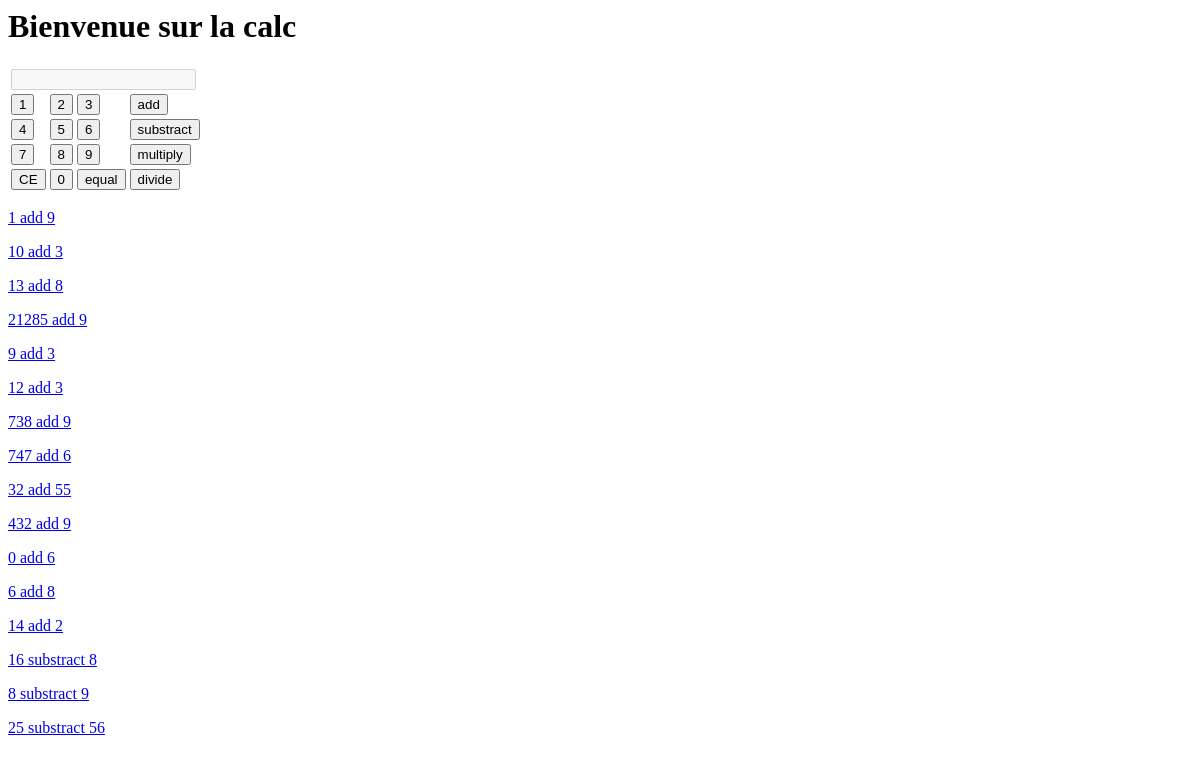
Page /core/calcul/ on the earlier database version.
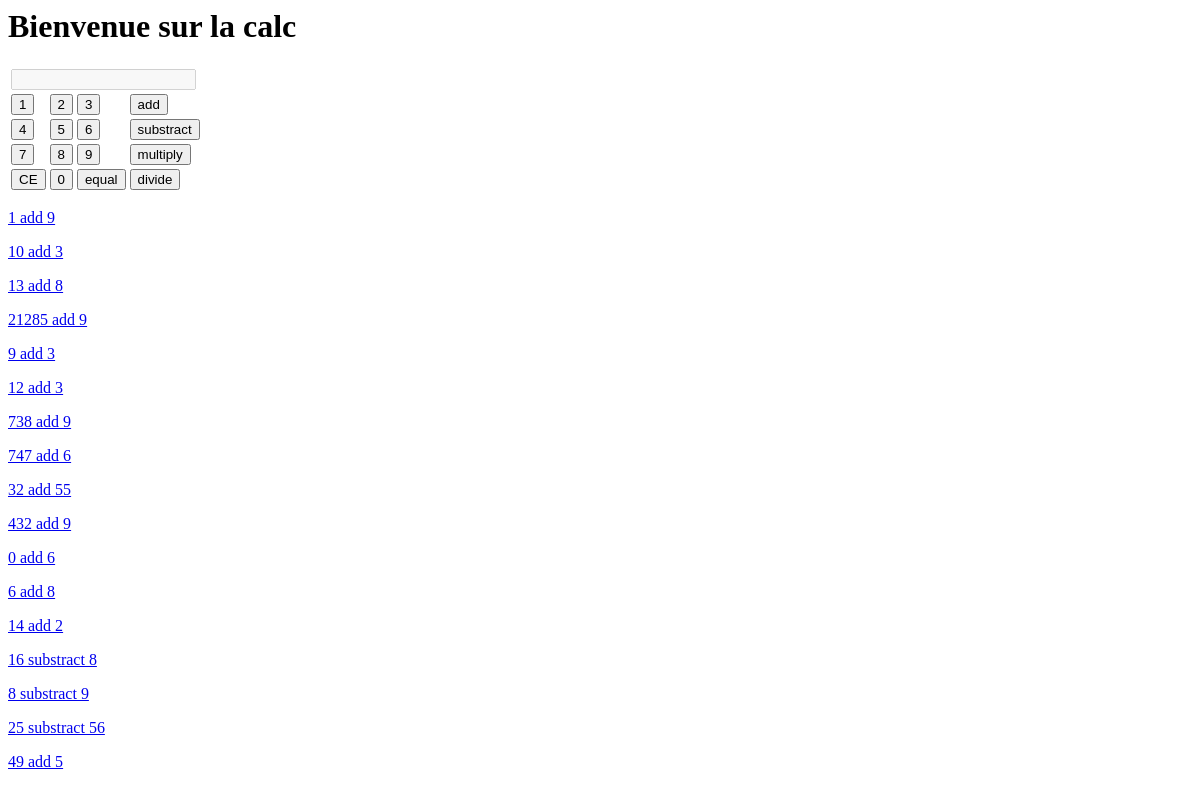
Same page on the later database version.
### core/models.py (models this page shows)
class equation(models.Model):
    chiffre1 = models.CharField(max_length=100)
    operation = models.CharField(max_length=100)
    chiffre2 = models.CharField(max_length=100)
    date = models.DateTimeField(default=timezone.now, verbose_name="Date de parution")
    class Meta:
        ordering = ['date']
    def __str__(self):
    	return self.chiffre1 + " " + self.operation + " " + self.chiffre2

### core/views.py (the view, shortened to what this page needs)
# urls.py: path('core/', include('core.urls')),
def core(request):
	i = "0"
	if request.session.get('tutu') == "":
		print("tutu")
	if request.POST.get('operate') ==  "0":
		i="0"
		setNum(request, "0")
	if request.POST.get('operate') ==  "1":
		i="1"
		setNum(request, "1")
	if request.POST.get('operate') ==  "2":
		i="2"
		setNum(request,"2")
	if request.POST.get('operate') ==  "3":
		i="3"
		setNum(request,"3")
	if request.POST.get('operate') ==  "4":
		i="4"
		setNum(request,"4")
	if request.POST.get('operate') ==  "5":
		i="5"
		setNum(request,"5")
	if request.POST.get('operate') ==  "6":
		i="6"
		setNum(request,"6")
	if request.POST.get('operate') ==  "7":
		i="7"
		setNum(request,"7")
	if request.POST.get('operate') ==  "8":
		i="8"
		setNum(request,"8")
	if request.POST.get('operate') ==  "9":
		i="9"
		setNum(request,"9")
	if request.POST.get('operate') ==  "CE":
		i="CE"
		CE(request)
	number1 = request.session.get('number1',"");
	operation1 = request.session.get('operation1',"");
	if operation1 == "add" : operation1 = "+"
	if operation1 == "substract" : operation1 = "-"
	if operation1 == "divide" : operation1 = "/"
	if operation1 == "multiply" : operation1 = "x"
	number2 = request.session.get('number2',"");
	equations = equation.objects.all()
	return render(request, 'core/core.html', locals())

### core/templates/core/core.html (shortened to what this page needs)
<h1>Bienvenue sur la calc</h1>
<form action="{% url 'core' %}" method="post">
    <table>
    	<tr>
    		<td colspan="4">
    			<input type="text" name="" disabled="disabled" value="{{number1}}{{operation1}}{{number2}}">
			</td>
    	</tr>
    	<tr>
			<td><input type="submit" value="1" name="operate" /></td>
			<td><input type="submit" value="2" name="operate" /></td>
			<td><input type="submit" value="3" name="operate" /></td>
			<td><input type="submit" value="add" name="operate" /></td>
    	</tr>
    	<tr>
			<td><input type="submit" value="4" name="operate" /></td>
			<td><input type="submit" value="5" name="operate" /></td>
			<td><input type="submit" value="6" name="operate" /></td>
			<td><input type="submit" value="substract" name="operate" /></td>
    	</tr>
    	<tr>
			<td><input type="submit" value="7" name="operate" /></td>
			<td><input type="submit" value="8" name="operate" /></td>
			<td><input type="submit" value="9" name="operate" /></td>
			<td><input type="submit" value="multiply" name="operate" /></td>
    	</tr>
    	<tr>
    		<td><input type="submit" value="CE" name="operate" /></td>
    		<td><input type="submit" value="0" name="operate" /></td>
    		<td><input type="submit" value="equal" name="operate" /></td>
    		<td><input type="submit" value="divide" name="operate" /></td>
    	</tr>
    </table>
</form>
{% for equation in equations %}
    <div class="equations">
    	<p><a href="{% url 'load' id=equation.id %}">{{equation}}</a></p>
    </div>
{% empty %}
    <p>Aucune equation.</p>
{% endfor %}

Differences in the rows shown:
added equation: chiffre1+operation+chiffre2 "49 add 5"
